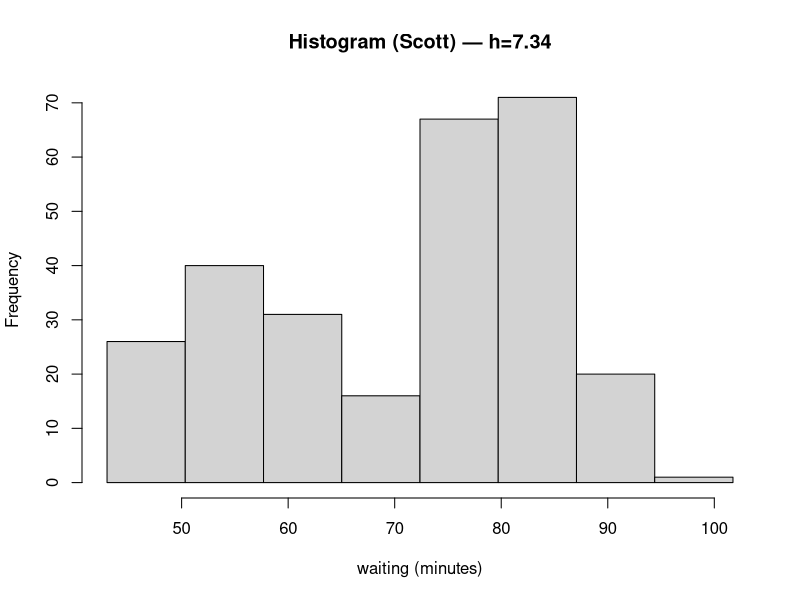

Write the R code that produced this figure.

data(faithful)        
str(faithful)          
head(faithful, 10)     
summary(faithful$waiting)


#a
x  <- faithful$waiting
n  <- length(x)
m  <- mean(x)
med<- median(x)
s  <- sd(x)
iq <- IQR(x)
print(list(
  n = n,
  mean = m,
  median = med,
  sd = s,
  IQR = iq
))


#b
h <- 3.5 * sd(x) * n^(-1/3)
anchor <- floor(min(x))
brks <- seq(anchor, max(x) + h, by = h)

hist(x, breaks = brks, right = FALSE,
     main = sprintf("Histogram (Scott) — h=%.2f", h),
     xlab = "waiting (minutes)")
